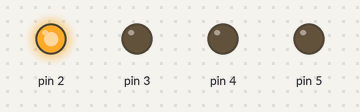
The sketch below on a simulated Arduino Uno, built with avr-gcc and run on an emulated ATmega328P. On the bench: output pins drawn as LEDs (lit = HIGH).

Above: at 0.2 s.
At 1.2 s:
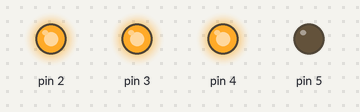
At 1.7 s:
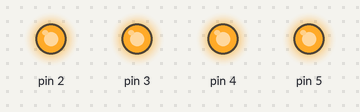
At 2.7 s:
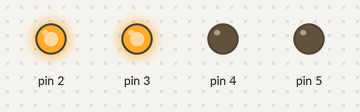
Timing chart, 0 to 4.0 s (numbered marks = the images above):
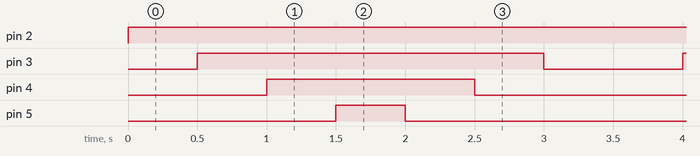

The sketch:

sketch_sep25a.ino
```cpp
/*
 * Led_Flash
 * 依次点亮1~6号LED灯，依次熄灭6~1号LED灯，如此循环
 */

int delayTime = 500;
int ledPin;

void setup()
{
  for (ledPin = 2; ledPin < 6; ledPin++) //依次设置1~6个数字引脚为输出模式
  {
  pinMode(ledPin, OUTPUT); //设置第ledPin个引脚为输出模式
  }
}
void loop()
{
  for (ledPin = 2; ledPin < 6; ledPin++) //每隔delayTime依次点亮1~6引脚相连的led灯
  {
  digitalWrite(ledPin, HIGH); //点亮ledPin引脚相连的led灯
  delay(delayTime);//延时delayTime
  }

  for (ledPin = 5; ledPin > 2; ledPin--) //每隔delayTime依次熄灭6~1引脚相连的led灯
  {
  digitalWrite(ledPin, LOW); //熄灭ledPin引脚相连的led灯
  delay(delayTime);//延时delayTime
  }
}
```

Measured:
- by itself, pin 2: LOW → HIGH at 0.00 s
- by itself, pin 3: alternates HIGH for 2.5 s and LOW for 1.0 s
- by itself, pin 4: alternates HIGH for 1.5 s and LOW for 2.0 s
- by itself, pin 5: alternates HIGH for 0.50 s and LOW for 3.0 s
